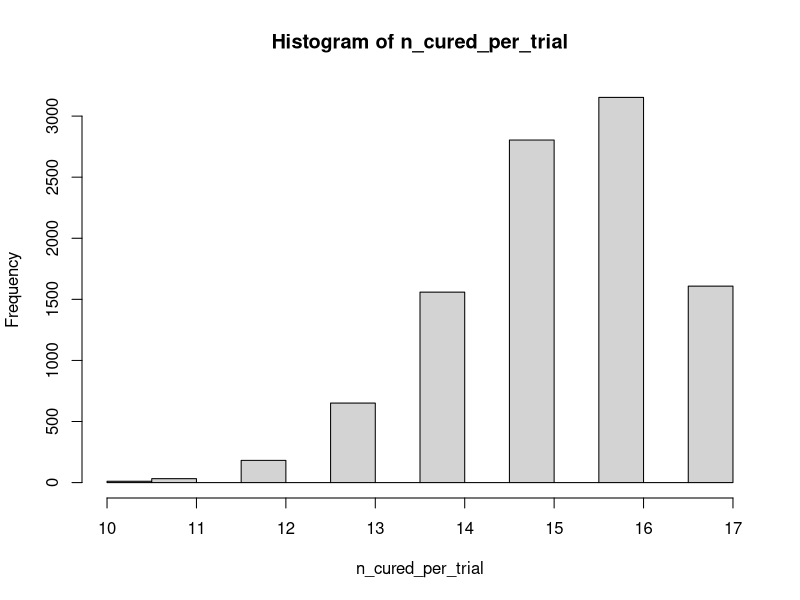

Write R code to recreate this figure.
## ---- chunk 1
patient1 <- sample(1:10, 1)
patient1
## ---- chunk 2
patient1 < 10
## ---- chunk 3
patients <- sample(1:10, 17, replace=TRUE)
patients
## ---- chunk 4
cured <- patients < 10
cured
## ---- chunk 5
n_cured = sum(cured)
n_cured
## ---- chunk 6
n_cured_per_trial <- numeric(10000)
for (i in 1:10000) {
  # We repeat everthing inside the curly brackets
  # You'll recognize the logic for a single trial here.
  patients <- sample(1:10, 17, replace=TRUE)
  cured <- patients < 10
  n_cured <- sum(cured)
  # Store the result.
  n_cured_per_trial[i] <- n_cured
}
## ---- chunk 7
hist(n_cured_per_trial)
## ---- chunk 8
# TRUE if number was 17, FALSE otherwise.
all_17 <- n_cured_per_trial == 17
# How many TRUEs?
n_all_17 <- sum(all_17)
# What proportion of TRUEs?
p_all_17 <- n_all_17 / 10000
# Show the result.
p_all_17
